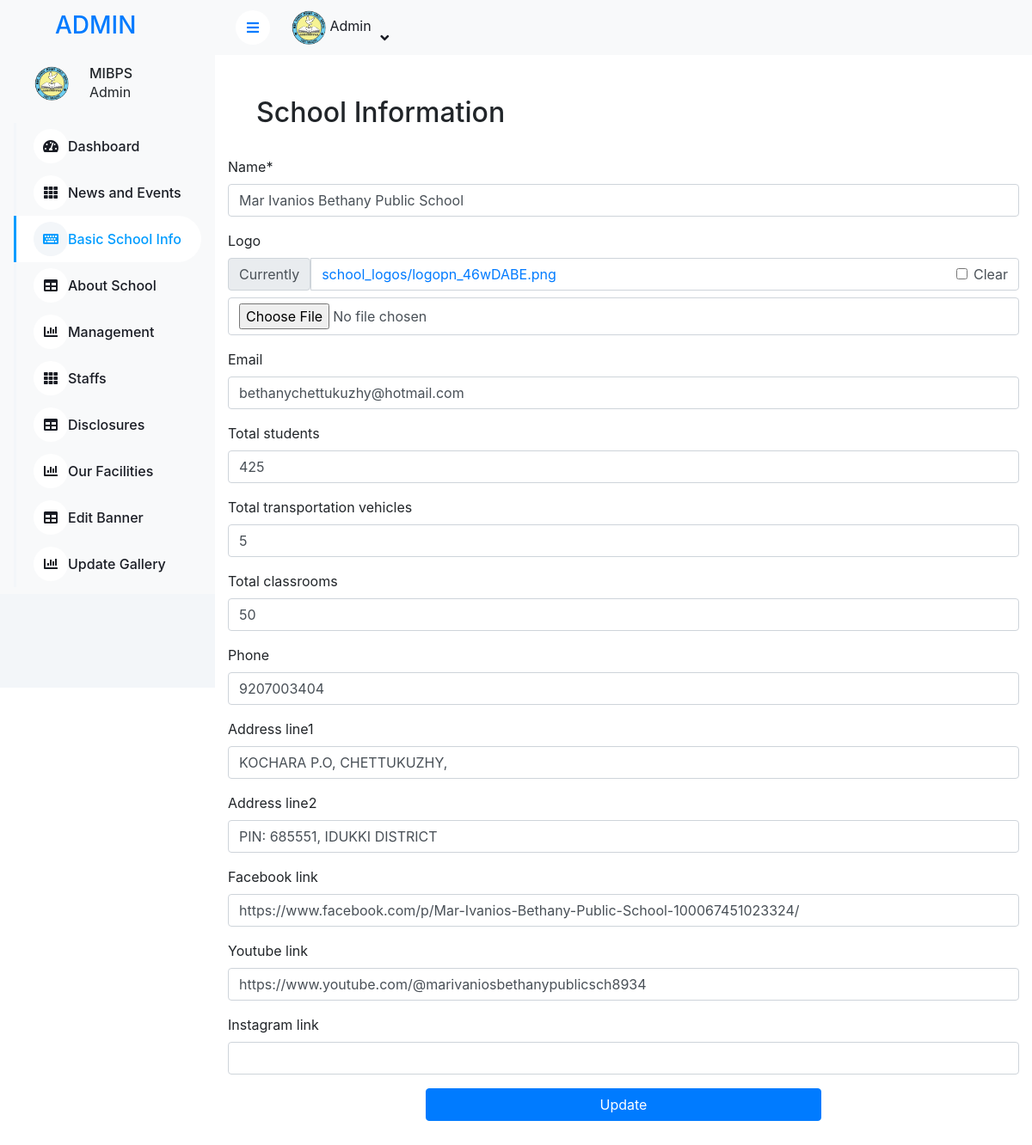
Page /school_info/ (signed in) on the committed database.
### Home/models.py (models this page shows, shortened)
class SchoolInfo(models.Model):
    name = models.CharField(max_length=200)
    logo = models.ImageField(upload_to='school_logos/', blank=True, null=True)
    email = models.EmailField(max_length=254, blank=True, null=True)
    total_students = models.PositiveIntegerField(blank=True, null=True)
    total_transportation_vehicles = models.PositiveIntegerField(blank=True, null=True)
    total_classrooms = models.PositiveIntegerField(blank=True, null=True)
    phone = models.CharField(max_length=100, blank=True, null=True)
    address_line1 = models.CharField(max_length=255, blank=True, null=True)
    address_line2 = models.CharField(max_length=255, blank=True, null=True)
    facebook_link = models.URLField(max_length=200, blank=True, null=True)
    youtube_link = models.URLField(max_length=200, blank=True, null=True)
    instagram_link = models.URLField(max_length=200, blank=True, null=True)

### Home/views.py (the view)
# urls.py: path('school_info/',views.school_info,name="school_info"),
@login_required
def school_info(request):
    info = SchoolInfo.objects.first()
    if request.method == 'POST':
        form = SchoolForm(request.POST, request.FILES, instance=info)
        if form.is_valid():
            form.save()
            return redirect('school_info')  # Redirect to the news list or any other desired page
    else:
        form = SchoolForm(instance=info)
    return render(request, 'admin1/school_info.html', {'form': form})

### Home/forms.py
class SchoolForm(forms.ModelForm):
    class Meta:
        model = SchoolInfo
        fields = '__all__'

### Home/context_processors.py (called while the page is built)
def school_info(request):
    school_info = SchoolInfo.objects.first()  # Assuming there's only one entry
    return {'school_info': school_info}

### templates/admin1/school_info.html (shortened to what this page needs)
{% extends "admin1/admin_base.html" %}
{% block content %}
<!DOCTYPE html>
<html lang="en">
<head>
</head>
<body>
    <h2 class="mx-5 mt-5">School Information</h2>
    <div class="container">
        <br>
    <form method="post" enctype="multipart/form-data">
        {% load crispy_forms_tags %}
        {{ form|crispy }}
        <div class="d-flex justify-content-center">
            <button type="submit" class="btn btn-primary w-50">Update</button>
        </div>
        <br><br>
    </form>
    </div>
</body>
</html>
{% endblock %}

### templates/admin1/admin_base.html (shortened to what this page needs)
{% load static %}
<head>
    <link href="https://cdnjs.cloudflare.com/ajax/libs/font-awesome/5.10.0/css/all.min.css" rel="stylesheet">
    <link href="https://cdn.jsdelivr.net/npm/bootstrap-icons@1.4.1/font/bootstrap-icons.css" rel="stylesheet">
    <link href="{% static 'lib/owlcarousel/assets/owl.carousel.min.css' %}" rel="stylesheet">
    <link href="{% static 'lib/tempusdominus/css/tempusdominus-bootstrap-4.min.css' %}" rel="stylesheet" />
    <link href="{% static 'css/bootstrap.min.css' %}" rel="stylesheet">
    <link href="{% static 'css/admin/style.css' %}" rel="stylesheet">
</head>
<div class="sidebar pe-4 pb-3">
    <nav class="navbar bg-light navbar-light">
        <a href="index.html" class="navbar-brand mx-4 mb-3">
            <h3 class="text-primary mx-4">ADMIN</h3>
        </a>
        <div class="d-flex align-items-center ms-4 mb-4">
            <div class="position-relative mx-4">
                <img class="rounded-circle" src="{{school_info.logo.url}}" alt="" style="width: 40px; height: 40px;">
            </div>
            <div class="ms-3">
                <h6 class="mb-0">MIBPS</h6>
                <span>Admin</span>
            </div>
        </div>
        <div class="navbar-nav w-100">
            <a href="{% url 'view' %}" class="nav-item nav-link {% if request.path == '/view/' %}active{% endif %}">
                <i class="fa fa-tachometer-alt me-2"></i>Dashboard
            </a>
            <a href="{% url 'news_list' %}" class="nav-item nav-link {% if request.path == '/news/' %}active{% endif %}">
                <i class="fa fa-th me-2"></i>News and Events
            </a>
            <a href="{% url 'school_info' %}" class="nav-item nav-link {% if request.path == '/school_info/' %}active{% endif %}">
                <i class="fa fa-keyboard me-2"></i>Basic School Info
            </a>
            <a href="{% url 'about_school' %}" class="nav-item nav-link {% if request.path == '/admin1/about_school/' %}active{% endif %}">
                <i class="fa fa-table me-2"></i>About School
            </a>
            <a href="{% url 'edit_management' %}" class="nav-item nav-link {% if request.path == '/admin1/edit_management/' %}active{% endif %}">
                <i class="fa fa-chart-bar me-2"></i>Management
            </a>
            <a href="{% url 'staffs_list' %}" class="nav-item nav-link {% if request.path == '/staffs_list/' %}active{% endif %}">
                <i class="fa fa-th me-2"></i>Staffs
            </a>
            <a href="{% url 'mandatory_disclosure_update' %}" class="nav-item nav-link {% if request.path == '/mandatory_disclosure_update/' %}active{% endif %}">
                <i class="fa fa-table me-2"></i>Disclosures
            </a>
            <a href="{% url 'facility_list' %}" class="nav-item nav-link {% if request.path == '/facility_list/' %}active{% endif %}">
                <i class="fa fa-chart-bar me-2"></i>Our Facilities
            </a>
            <a href="{% url 'edit_banner' %}" class="nav-item nav-link {% if request.path == '/edit_banner/' %}active{% endif %}">
                <i class="fa fa-table me-2"></i>Edit Banner
            </a>
            <a href="{% url 'update_gallery' %}" class="nav-item nav-link {% if request.path == '/update_gallery/' %}active{% endif %}">
                <i class="fa fa-chart-bar me-2"></i>Update Gallery
            </a>
        </div>
    </nav>
</div>
<div class="content">
    <nav class="navbar navbar-expand bg-light navbar-light sticky-top px-4 py-0">
        <a href="#" class="sidebar-toggler flex-shrink-0">
            <i class="fa fa-bars"></i>
        </a>
        <div class="navbar-nav align-items-center ms-auto">
            <div class="nav-item dropdown">
                <a href="#" class="nav-link dropdown-toggle" data-bs-toggle="dropdown">
                    <img class="rounded-circle me-lg-2" src="{{school_info.logo.url}}" alt="" style="width: 40px; height: 40px;">
                    <span class="d-none d-lg-inline-flex">Admin</span>
                </a>
            </div>
        </div>
    </nav>
    {% block content %}{% endblock content %}
</div>

### static/css/admin/style.css (style rules this page uses)
:root { --primary: #009CFF; --light: #F3F6F9; --dark: #191C24; }
.btn { transition: .5s; }
.btn.btn-primary { color: #FFFFFF; }
.sidebar { position: fixed; top: 0; left: 0; bottom: 0; width: 250px; height: 100vh; overflow-y: auto; background: var(--light); transition: 0.5s; z-index: 999; }
.content { margin-left: 250px; min-height: 100vh; background: #FFFFFF; transition: 0.5s; }
@media (min-width: 992px) { .sidebar { margin-left: 0; } }
@media (min-width: 992px) { .content { width: calc(100% - 250px); } }
.sidebar .navbar .navbar-nav .nav-link { padding: 7px 20px; color: var(--dark); font-weight: 500; border-left: 3px solid var(--light); border-radius: 0 30px 30px 0; outline: none; }
.sidebar .navbar .navbar-nav .nav-link:hover, .sidebar .navbar .navbar-nav .nav-link.active { color: var(--primary); background: #FFFFFF; border-color: var(--primary); }
.sidebar .navbar .navbar-nav .nav-link i { width: 40px; height: 40px; display: inline-flex; align-items: center; justify-content: center; background: #FFFFFF; border-radius: 40px; }
.sidebar .navbar .navbar-nav .nav-link:hover i, .sidebar .navbar .navbar-nav .nav-link.active i { background: var(--light); }
.content .navbar .navbar-nav .nav-link { margin-left: 25px; padding: 12px 0; color: var(--dark); outline: none; }
.content .navbar .sidebar-toggler, .content .navbar .navbar-nav .nav-link i { width: 40px; height: 40px; display: inline-flex; align-items: center; justify-content: center; background: #FFFFFF; border-radius: 40px; }
.content .navbar .dropdown-toggle::after { margin-left: 6px; vertical-align: middle; border: none; content: "\f107"; font-family: "Font Awesome 5 Free"; font-weight: 900; transition: .5s; }

### rows in the picture
SchoolInfo: logo (picture), name "Mar Ivanios Bethany Public School", email "bethanychettukuzhy@hotmail.com", total_students "425", total_transportation_vehicles "5", total_classrooms "50", phone "9207003404", address_line1 "KOCHARA P.O, CHETTUKUZHY,", address_line2 "PIN: 685551, IDUKKI DISTRICT", facebook_link "https://www.facebook.com/p/Mar-Ivanios-Bethany-Public-School-100067451023324/", youtube_link "https://www.youtube.com/@marivaniosbethanypublicsch8934"
